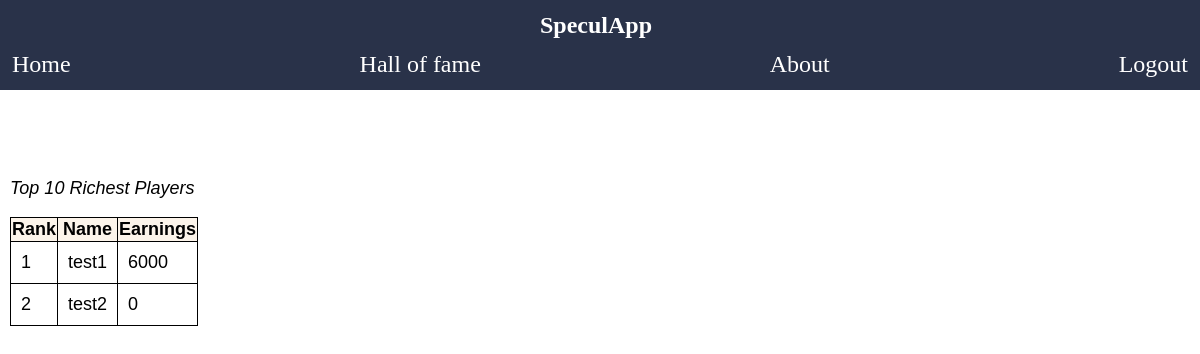
/page/Statistics.php (signed in), run on an earlier commit of the app's database.
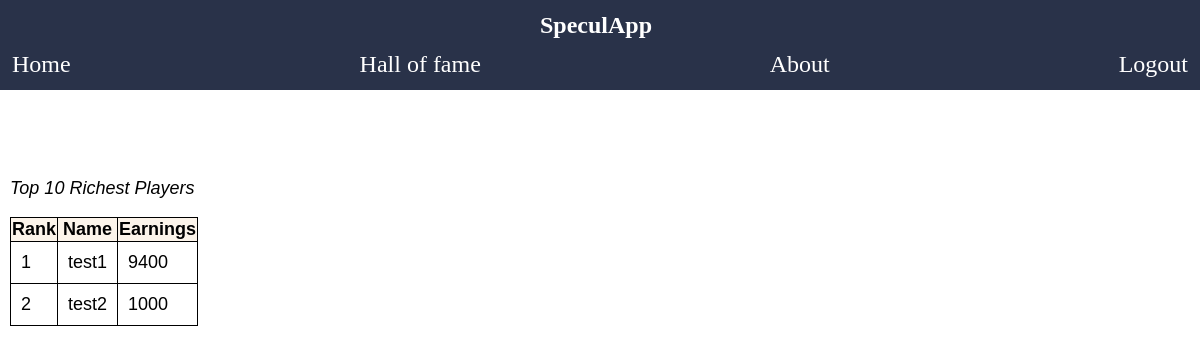
And on a later commit of the database.
### tables this page shows
CREATE TABLE `hof` (
  `username` varchar(32) NOT NULL,
  `user_id` int(11) NOT NULL,
  `credit` int(11) NOT NULL,
  `updated_at` datetime NOT NULL
);

### script/get_hof.php (the view, shortened to what this page needs)
<?php
require('db.php');
$sql="SELECT username,credit FROM `hof` ORDER BY credit DESC;";
$result = mysqli_query($con,$sql);
if (mysqli_num_rows($result)>0){
	$i=1;
	while ($row=mysqli_fetch_assoc($result)AND $i<=10){ ?>
		<tr>
			<td><?php echo $i;?></td>
			<td><?php echo $row['username'];?></td>
			<td><?php echo $row['credit'];?></td>
		</tr>
	<?php
	$i=$i+1;
	}
}
?>

### page/Statistics.php (shortened to what this page needs)
<!DOCTYPE html>
<html lang="en">
<head>
    <link href="../style/Statistics.css" rel="stylesheet" type="text/css">
    <link href="../style/Client.css" rel="stylesheet" type="text/css">
</head>
<body>
    <h1 class="container">SpeculApp</h1>
    <ul class="container">
    <li><a href="Client.php">Home</a> </li>
    <li><a href="Statistics.php">Hall of fame</a></li>
    <li><a href="About.php">About</a></li>
    <li><a href="../script/logout.php">Logout</a></li>
    </ul>
    <div style="float:left;margin-left:auto;margin-right: auto;padding:10px">
    <p>Top 10 Richest Players</p>
    <table>
        <tr>
            <th>Rank</th>
            <th>Name</th>
            <th>Earnings</th>
        </tr>
        <?php require('../script/get_hof.php');?>
    </table>
    </div>
</body>
</html>

### style/Statistics.css (style rules this page uses)
body { margin: 0; padding: 0; }
h1 { padding-left: 45%; padding-right: 30%; font-size: xx-large; margin:0; padding-top:1%; padding-bottom: 1%; }
ul { list-style-type: none; margin: 0; padding: 0; overflow: hidden; background-color: #333; align-items: stretch; display:flex; justify-content: space-between; }
li { float: left; padding-left:1%; padding-right: 1%; }
li a { display: block; color: white; text-align: center; text-decoration: none; }
.container { background-color: rgba(50, 37, 170, 0.89); font-family: "Arial Black"; color: white; padding-bottom: 1%; }
div { margin-left:45%; margin-top:5%; font-size: large; font-family: "Arial"; width:480px; }
table { border-collapse: collapse; }
table, th, td { border: 1px solid black; }
td { padding:10px; }
th { background-color:#fcf4ea; }
p { font-style: oblique; }

### style/Client.css (style rules this page uses)
body { margin: 0; padding: 0; }
h1 { padding-left: 45%; padding-right: 30%; font-size: xx-large; margin:0; padding-top:1%; padding-bottom: 1%; }
ul { list-style-type: none; margin: 0; padding: 0; overflow: hidden; background-color: #333; align-items: stretch; display:flex; justify-content: space-between; }
li { float: left; padding-left:1%; padding-right: 1%; }
li a { display: block; color: white; text-align: center; text-decoration: none; }
.container { background-color: #293249; font-family: "Arial Black"; color: white; padding-bottom: 1%; font-size: 2vw; }

What changed in the data, as far as the page shows it:
changed hof "test1": credit "6000" → "9400"
changed hof "test2": credit "0" → "1000"
